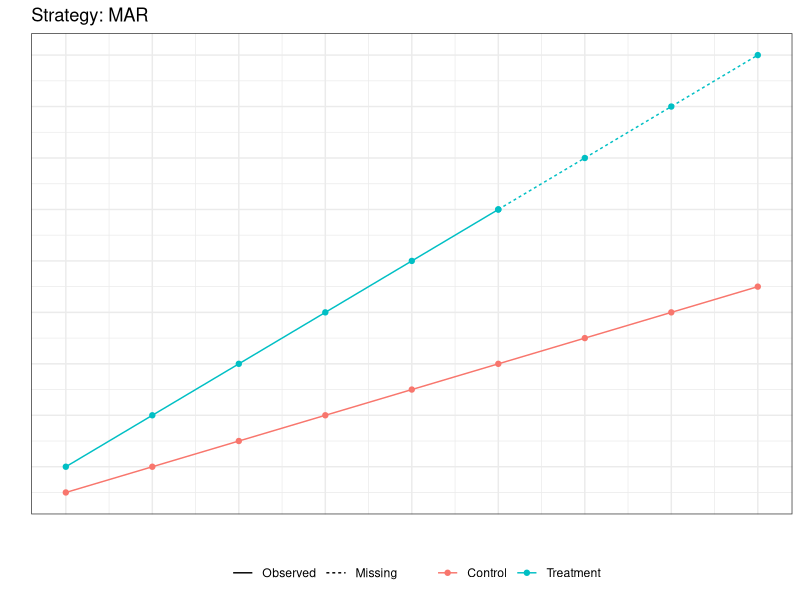
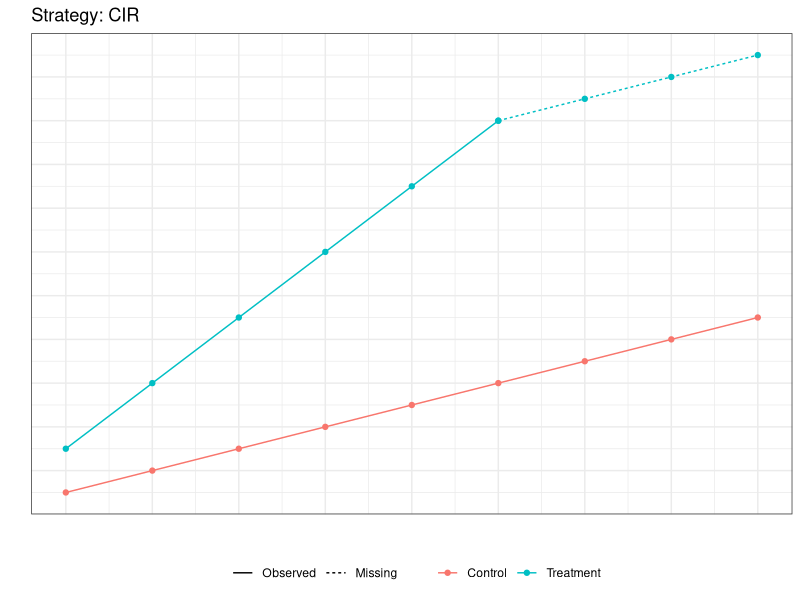
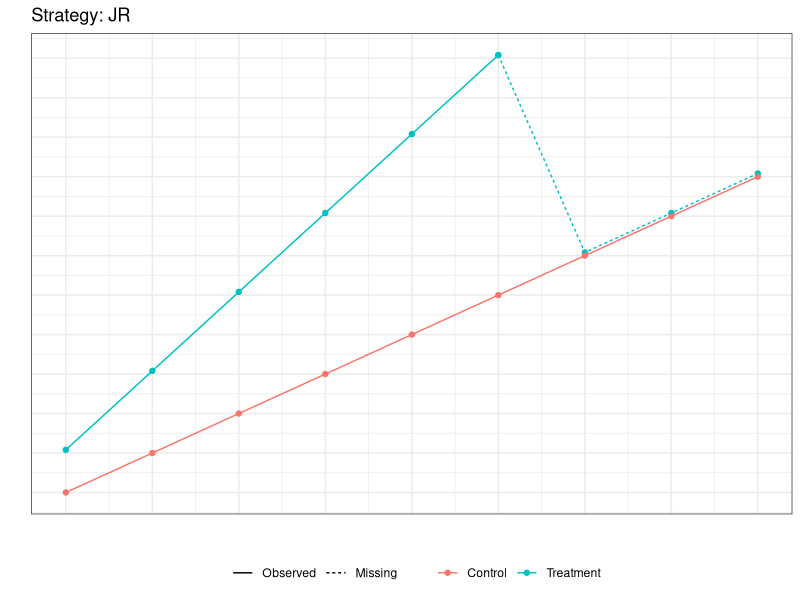
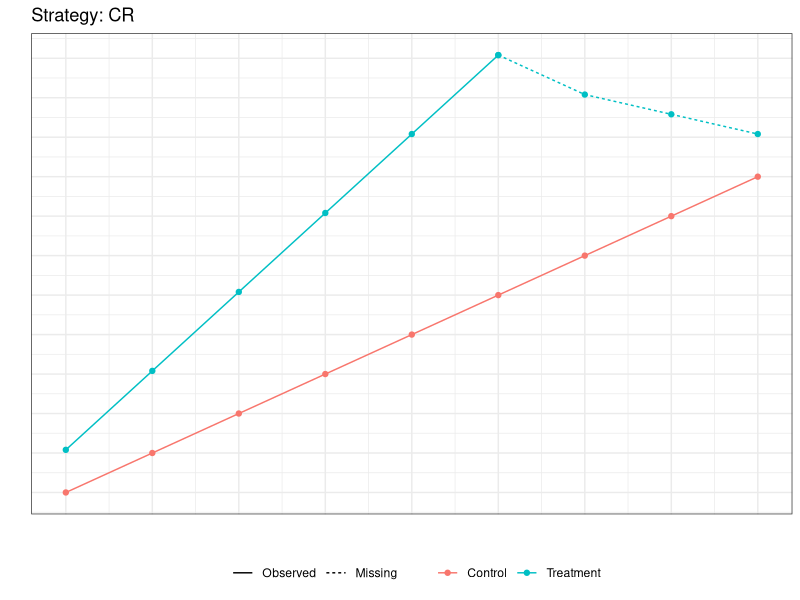

Generate these figures, in order, with R:
library(dplyr)
library(ggplot2)
library(scales)


get_plot <- function(d1, d2, title) {
    dat <- bind_rows(d1, d2) %>%
        mutate(type = factor(type, labels = c("Observed", "Missing")))

    ggplot(dat, aes(x = x, y = y, linetype = type, col = group)) +
        geom_point() +
        geom_path() +
        theme_bw() +
        xlab("") +
        ylab("") +
        theme(legend.position = "bottom") +
        scale_color_discrete(name = "") +
        scale_linetype(name = "") +
        scale_y_continuous(breaks = pretty_breaks(10)) +
        scale_x_continuous(breaks = pretty_breaks(10)) +
        ggtitle(title) +
        theme(
            axis.ticks = element_blank(),
            axis.text = element_blank()
        )
}


d2 <- tibble(
    x = 1:9,
    y = x * 1,
    type = "A",
    group = "Control"
)

d1 <- tibble(
    x = c(1, 2, 3, 4, 5, 6, 6, 7, 8, 9),
    type = c("A", "A", "A", "A", "A", "A", "B", "B", "B", "B"),
    group = "Treatment"
)


d1$y <- c(2, 4, 6, 8, 10, 12, 12, 14, 16, 18)
get_plot(d1, d2, "Strategy: MAR")


d1$y <- c(3, 6, 9, 12, 15, 18, 18, 19, 20, 21)
get_plot(d1, d2, "Strategy: CIR")


d1$y <- c(2, 4, 6, 8, 10, 12, 12, 7, 8, 9) + 0.08
get_plot(d1, d2, "Strategy: JR")


d1$y <- c(2, 4, 6, 8, 10, 12, 12, 11, 10.5, 10) + 0.08
get_plot(d1, d2, "Strategy: CR")
